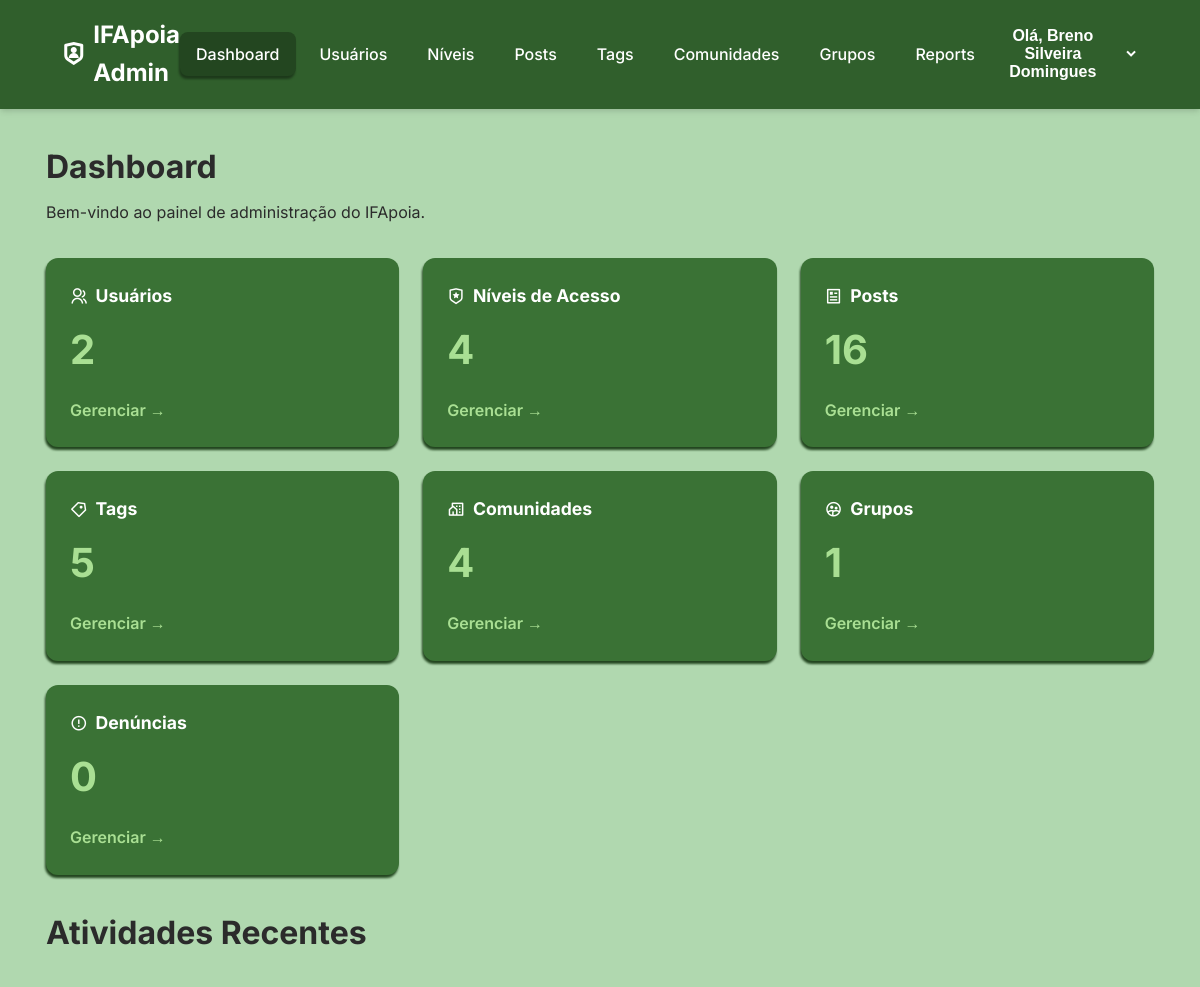
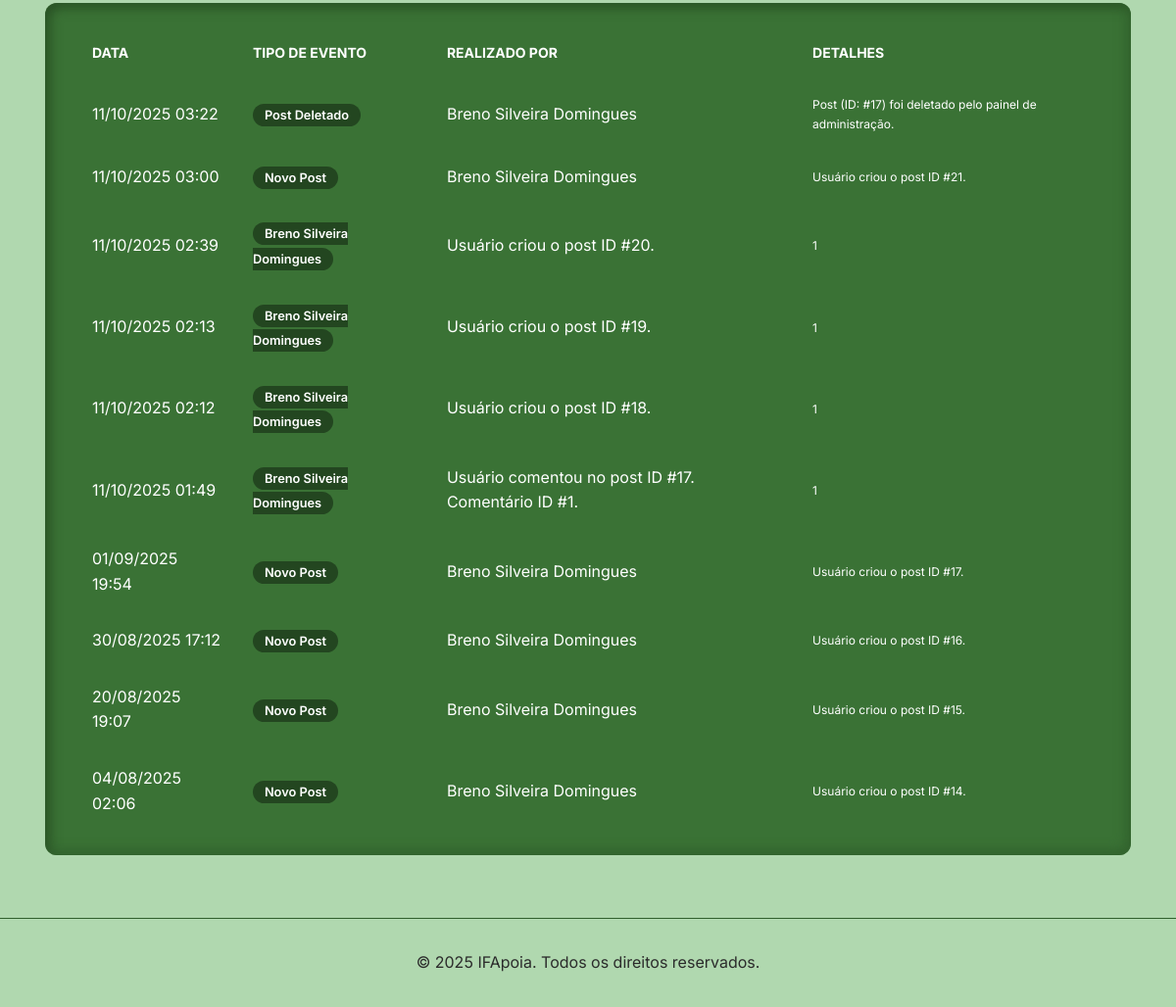
The app's page /modules/admin/admin.php (signed in) with its own data (2 pictures, top to bottom).
### tables this page shows
CREATE TABLE `audit_log` (
  `log_id` int(11) NOT NULL,
  `action_user_id` int(11) DEFAULT NULL,
  `event_type` varchar(100) NOT NULL,
  `action_user_fullname` varchar(255) NOT NULL,
  `event_details` varchar(255) NOT NULL,
  `event_date` timestamp NOT NULL DEFAULT current_timestamp()
);

### modules/admin/admin.php (the view)
<?php
include("admin_header.php");
$total_users = $pdo->query("SELECT COUNT(*) FROM users")->fetchColumn();
$total_roles = $pdo->query("SELECT COUNT(*) FROM roles")->fetchColumn();
$total_posts = $pdo->query("SELECT COUNT(*) FROM posts")->fetchColumn();
$total_tags = $pdo->query("SELECT COUNT(*) FROM tags")->fetchColumn();
$total_communities = $pdo->query("SELECT COUNT(*) FROM communities")->fetchColumn();
$total_groups = $pdo->query("SELECT COUNT(*) FROM groups")->fetchColumn();
$total_reports = $pdo->query("SELECT COUNT(*) FROM reports WHERE status = 'pendente'")->fetchColumn();
$sql_recent_activity = "
    SELECT
        log.event_date,
        log.event_type,
        COALESCE(u.full_name, log.action_user_fullname) as event_subject,
        log.event_details
    FROM audit_log log
    LEFT JOIN users u ON log.action_user_id = u.user_id
    ORDER BY log.event_date DESC
    LIMIT 10;
";
$recent_activities_stmt = $pdo->query($sql_recent_activity);
$recent_activities = $recent_activities_stmt->fetchAll(PDO::FETCH_ASSOC);
?>
<main class="container">
    <h1>Dashboard</h1>
    <p>Bem-vindo ao painel de administração do IFApoia.</p>
    <div class="dashboard-grid">
        <div class="dashboard-card">
            <h2><i class="ri-group-line"></i> Usuários</h2>
            <p class="stat-number"><?php echo $total_users; ?></p>
            <a href="admin_users.php" class="card-link">Gerenciar &rarr;</a>
        </div>
        <div class="dashboard-card">
            <h2><i class="ri-shield-star-line"></i> Níveis de Acesso</h2>
            <p class="stat-number"><?php echo $total_roles; ?></p>
            <a href="admin_roles.php" class="card-link">Gerenciar &rarr;</a>
        </div>
        <div class="dashboard-card">
            <h2><i class="ri-article-line"></i> Posts</h2>
            <p class="stat-number"><?php echo $total_posts; ?></p>
            <a href="admin_posts.php" class="card-link">Gerenciar &rarr;</a>
        </div>
        <div class="dashboard-card">
            <h2><i class="ri-price-tag-3-line"></i> Tags</h2>
            <p class="stat-number"><?php echo $total_tags; ?></p>
            <a href="admin_tags.php" class="card-link">Gerenciar &rarr;</a>
        </div>
        <div class="dashboard-card">
            <h2><i class="ri-community-line"></i> Comunidades</h2>
            <p class="stat-number"><?php echo $total_communities; ?></p>
            <a href="admin_communities.php" class="card-link">Gerenciar &rarr;</a>
        </div>
        <div class="dashboard-card">
            <h2><i class="ri-group-2-line"></i> Grupos</h2>
            <p class="stat-number"><?php echo $total_groups; ?></p>
            <a href="admin_groups.php" class="card-link">Gerenciar &rarr;</a>
        </div>
        <div class="dashboard-card">
            <h2><i class="ri-error-warning-line"></i> Denúncias</h2>
            <p class="stat-number"><?php echo $total_reports; ?></p>
            <a href="admin_reports.php" class="card-link">Gerenciar &rarr;</a>
        </div>
    </div>
    <h1>Atividades Recentes</h1>
    <div class="table-container" style="margin-top: 2rem;">
        <table>
            <thead>
                <tr>
                    <th>Data</th>
                    <th>Tipo de Evento</th>
                    <th>Realizado Por</th>
                    <th>Detalhes</th>
                </tr>
            </thead>
            <tbody>
                <?php if ($recent_activities && count($recent_activities) > 0): ?>
                    <?php foreach ($recent_activities as $activity): ?>
                        <tr>
                            <td><?php echo date("d/m/Y H:i", strtotime($activity['event_date'])); ?></td>
                            <td><span class="status-badge status-info"><?php echo htmlspecialchars($activity['event_type']); ?></span></td>
                            <td><?php echo htmlspecialchars($activity['event_subject'] ?? 'Sistema'); ?></td>
                            <td class="event-details"><?php echo htmlspecialchars($activity['event_details']); ?></td>
                        </tr>
                    <?php endforeach; ?>
                <?php else: ?>
                    <tr>
                        <td colspan="4">Nenhuma atividade recente encontrada.</td>
                    </tr>
                <?php endif; ?>
            </tbody>
        </table>
    </div>
</main>
<?php
include 'admin_footer.php';
?>

### src/assets/css/admin.css (style rules this page uses)
:root { --primary-color: #305F2C; --secondary-color: #a9df93; --background-color: #b0d8af; --accent-color: #3a7235; --card-bg-color: transparent; --text-color: #ffffff; --text-muted-color: #2b2b2b; --border-color: var(--primary-color); --danger-color: #e44040; --warning-color: #e7772c; --success-color: #38a169; --info-color: #234620; --padrao-color: #6c757d; --box-shadow: 0 4px 6px -1px rgba(0, 0, 0, 0.1), 0 2px 4px -1px rgba(0, 0, 0, 0.06); --border: 2px solid var(--border-color); }
* { box-sizing: border-box; margin: 0; padding: 0; }
body { font-family: 'Inter', sans-serif; background-color: var(--background-color); color: var(--text-color); line-height: 1.6; }
.container { width: 95%; max-width: 1400px; margin: 0 auto; padding: 2rem 1rem; }
main>p { color: var(--text-muted-color); margin-bottom: 2rem; }
main>h1 { font-size: 2rem; margin-bottom: 0.5rem; color: var(--text-muted-color); font-weight: bold; }
.dashboard-grid { display: grid; grid-template-columns: repeat(auto-fit, minmax(280px, 1fr)); gap: 1.5rem; margin-bottom: 2rem; }
.dashboard-card { background-color: var(--accent-color); padding: 1.5rem; border-radius: 12px; filter: drop-shadow(-1px 3px 1px #234620); display: flex; flex-direction: column; }
.dashboard-card h2 { font-size: 1.1rem; color: var(--text-color); margin-bottom: 0.5rem; display: flex; align-items: center; gap: 0.5rem; }
.dashboard-card h2 i { font-weight: normal; }
.dashboard-card .stat-number { font-size: 2.5rem; font-weight: 700; color: var(--secondary-color); margin-bottom: 1rem; }
.dashboard-card .card-link { margin-top: auto; text-decoration: none; color: var(--secondary-color); font-weight: 600; }
.form-container, .table-container { background-color: var(--accent-color); padding: 1.5rem 2rem; border-radius: 12px; box-shadow: inset -5px -5px 12px rgba(48, 95, 44, 0.7), inset 5px 5px 12px rgba(35, 70, 32, 0.7); margin-bottom: 2rem; }
table { width: 100%; border-collapse: collapse; }
th, td { padding: 1rem; text-align: left; color: var(--text-color); vertical-align: middle; }
td.event-details { font-size: 12px; }
thead th { font-size: 0.875rem; text-transform: uppercase; color: var(--text-color); background-color: var(--card-bg-color); }
.status-badge { padding: 0.25rem 0.75rem; border-radius: 999px; font-weight: 600; font-size: 0.8rem; text-transform: capitalize; }
.status-info { background-color: var(--info-color); color: var(--text-color); }

### records on screen
audit_log: event_date "11/10/2025 03:22", event_type "Post Deletado", event_subject "Breno Silveira Domingues", event_details "Post (ID: #17) foi deletado pelo painel de administração."
audit_log: event_date "11/10/2025 03:00", event_type "Novo Post", event_subject "Breno Silveira Domingues", event_details "Usuário criou o post ID #21."
audit_log: event_date "11/10/2025 02:39", event_type "Breno Silveira Domingues", event_subject "Usuário criou o post ID #20.", event_details "1"
audit_log: event_date "11/10/2025 02:13", event_type "Breno Silveira Domingues", event_subject "Usuário criou o post ID #19.", event_details "1"
audit_log: event_date "11/10/2025 02:12", event_type "Breno Silveira Domingues", event_subject "Usuário criou o post ID #18.", event_details "1"
audit_log: event_date "11/10/2025 01:49", event_type "Breno Silveira Domingues", event_subject "Usuário comentou no post ID #17. Comentário ID #1.", event_details "1"
audit_log: event_date "01/09/2025 19:54", event_type "Novo Post", event_subject "Breno Silveira Domingues", event_details "Usuário criou o post ID #17."
audit_log: event_date "30/08/2025 17:12", event_type "Novo Post", event_subject "Breno Silveira Domingues", event_details "Usuário criou o post ID #16."
audit_log: event_date "20/08/2025 19:07", event_type "Novo Post", event_subject "Breno Silveira Domingues", event_details "Usuário criou o post ID #15."
audit_log: event_date "04/08/2025 02:06", event_type "Novo Post", event_subject "Breno Silveira Domingues", event_details "Usuário criou o post ID #14."

### other values on screen
$_SESSION['full_name'] "Breno Silveira Domingues"
$total_users "2"
$total_roles "4"
$total_posts "16"
$total_tags "5"
$total_communities "4"
$total_groups "1"
$total_reports "0"
